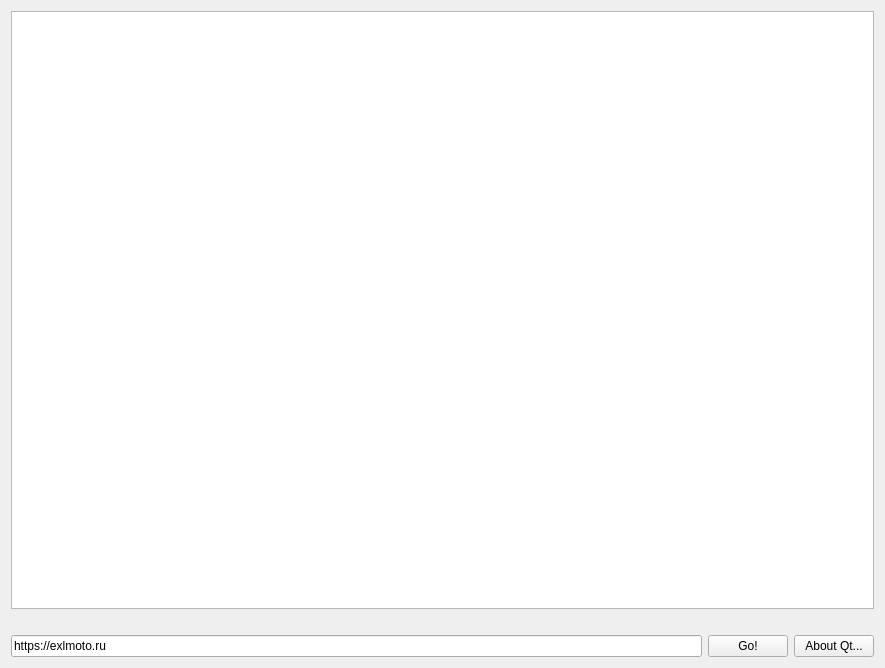
<?xml version="1.0" encoding="UTF-8"?>
<ui version="4.0">
 <class>NetworkManagerDemoWidget</class>
 <widget class="QWidget" name="NetworkManagerDemoWidget">
  <property name="geometry">
   <rect>
    <x>0</x>
    <y>0</y>
    <width>885</width>
    <height>668</height>
   </rect>
  </property>
  <property name="windowTitle">
   <string>NetworkManagerDemoWidget</string>
  </property>
  <layout class="QVBoxLayout" name="verticalLayout">
   <item>
    <widget class="QTextEdit" name="textEdit">
     <property name="readOnly">
      <bool>true</bool>
     </property>
    </widget>
   </item>
   <item>
    <widget class="QLabel" name="lbStatus">
     <property name="text">
      <string/>
     </property>
    </widget>
   </item>
   <item>
    <layout class="QHBoxLayout" name="horizontalLayout">
     <item>
      <widget class="QLineEdit" name="edUrl">
       <property name="text">
        <string>https://exlmoto.ru</string>
       </property>
      </widget>
     </item>
     <item>
      <widget class="QPushButton" name="bnGo">
       <property name="text">
        <string>Go!</string>
       </property>
      </widget>
     </item>
     <item>
      <widget class="QPushButton" name="pushButton">
       <property name="text">
        <string>About Qt...</string>
       </property>
      </widget>
     </item>
    </layout>
   </item>
  </layout>
 </widget>
 <layoutdefault spacing="6" margin="11"/>
 <tabstops>
  <tabstop>edUrl</tabstop>
  <tabstop>bnGo</tabstop>
  <tabstop>textEdit</tabstop>
 </tabstops>
 <resources/>
 <connections/>
</ui>
